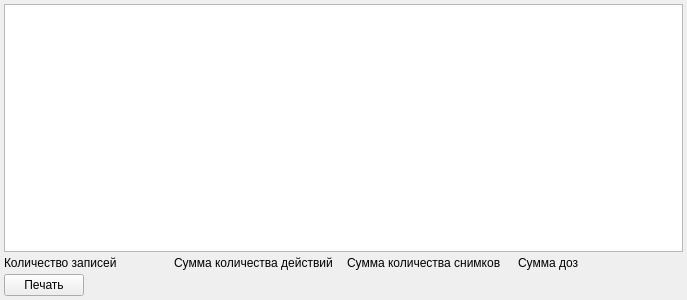
<?xml version="1.0" encoding="UTF-8"?>
<ui version="4.0">
 <class>RadiationDosePage</class>
 <widget class="QWidget" name="RadiationDosePage">
  <property name="geometry">
   <rect>
    <x>0</x>
    <y>0</y>
    <width>687</width>
    <height>300</height>
   </rect>
  </property>
  <property name="windowTitle">
   <string>Form</string>
  </property>
  <layout class="QGridLayout" name="gridLayout">
   <property name="margin">
    <number>4</number>
   </property>
   <property name="spacing">
    <number>4</number>
   </property>
   <item row="0" column="0" colspan="4">
    <widget class="CTableView" name="tblRadiationDose"/>
   </item>
   <item row="1" column="0">
    <widget class="QLabel" name="lblRecordCount">
     <property name="sizePolicy">
      <sizepolicy hsizetype="Expanding" vsizetype="Preferred">
       <horstretch>0</horstretch>
       <verstretch>0</verstretch>
      </sizepolicy>
     </property>
     <property name="text">
      <string>Количество записей   </string>
     </property>
    </widget>
   </item>
   <item row="1" column="3">
    <widget class="CRadiationDoseSumLabel" name="lblDoseSum">
     <property name="sizePolicy">
      <sizepolicy hsizetype="Expanding" vsizetype="Preferred">
       <horstretch>0</horstretch>
       <verstretch>0</verstretch>
      </sizepolicy>
     </property>
     <property name="text">
      <string>Сумма доз</string>
     </property>
    </widget>
   </item>
   <item row="2" column="0">
    <widget class="CPrintButton" name="btnRadiationDosePrint">
     <property name="sizePolicy">
      <sizepolicy hsizetype="Maximum" vsizetype="Fixed">
       <horstretch>0</horstretch>
       <verstretch>0</verstretch>
      </sizepolicy>
     </property>
     <property name="text">
      <string>Печать</string>
     </property>
    </widget>
   </item>
   <item row="1" column="1">
    <widget class="QLabel" name="lblActionSum">
     <property name="sizePolicy">
      <sizepolicy hsizetype="Expanding" vsizetype="Preferred">
       <horstretch>0</horstretch>
       <verstretch>0</verstretch>
      </sizepolicy>
     </property>
     <property name="text">
      <string>Сумма количества действий   </string>
     </property>
    </widget>
   </item>
   <item row="1" column="2">
    <widget class="QLabel" name="lblPhotosSum">
     <property name="text">
      <string>Сумма количества снимков    </string>
     </property>
    </widget>
   </item>
  </layout>
 </widget>
 <customwidgets>
  <customwidget>
   <class>CTableView</class>
   <extends>QTableView</extends>
   <header>library/TableView.h</header>
  </customwidget>
  <customwidget>
   <class>CRadiationDoseSumLabel</class>
   <extends>QLabel</extends>
   <header>Events/Utils.h</header>
  </customwidget>
  <customwidget>
   <class>CPrintButton</class>
   <extends>QPushButton</extends>
   <header>library/PrintTemplates.h</header>
  </customwidget>
 </customwidgets>
 <resources/>
 <connections/>
</ui>
